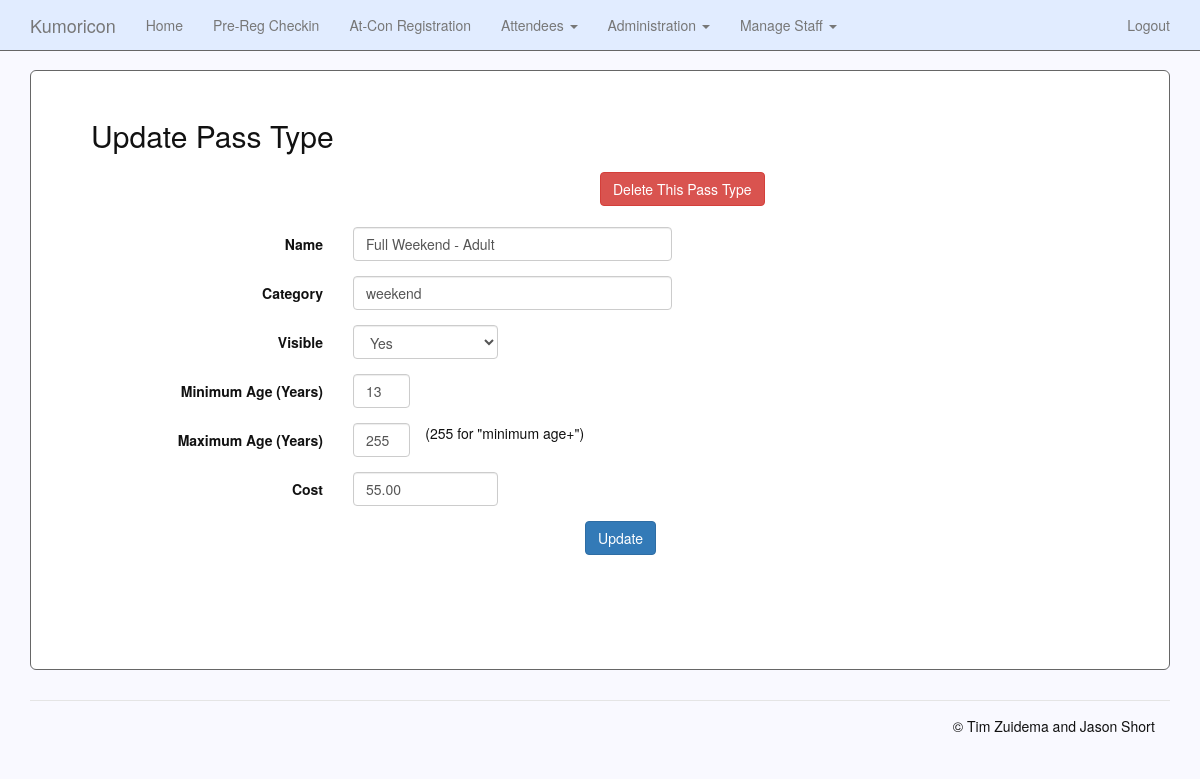
The app's page /site/admin/pass_type_update.php?id=1 (signed in) with its own data.
### tables this page shows
CREATE TABLE pass_types
(
    id                  INT UNSIGNED PRIMARY KEY NOT NULL AUTO_INCREMENT,
    name                VARCHAR(250) NOT NULL,
    category            CHAR(10) NOT NULL COMMENT 'weekend, friday, saturday, vip, etc (lower case)',
    visible             CHAR(1) COMMENT 'Y or N',
    min_age             TINYINT UNSIGNED NOT NULL COMMENT 'Minimum age in years',
    max_age             TINYINT UNSIGNED NOT NULL COMMENT 'Max age in years',
    cost                DECIMAL(7,2) NOT NULL
);

### site/includes/functions.php (called while the page is built, shortened)
<?php
$conn = getDBConnection();
function getDBConnection() {
	$db_hostname = "localhost";
	$db_name = "registration";
	$db_user = "kumo_rw";
	$db_password = "CHANGEME";
	try {
		$conn = new PDO('mysql:host=' . $db_hostname . ';dbname=' . $db_name, $db_user, $db_password);
		$conn->setAttribute(PDO::ATTR_ERRMODE, PDO::ERRMODE_EXCEPTION);
	} catch(PDOException $e) {
		echo 'ERROR: ' . $e->getMessage();
		die();
	}
	return $conn;
}
function getPassType($id) {
	global $conn;
	$stmt = $conn->prepare("SELECT * FROM pass_types WHERE id = :id LIMIT 1");
	$stmt->execute(array('id'=>$id));
	$stmt->setFetchMode(PDO::FETCH_CLASS, "PassType");
	return $stmt->fetch();
}

### site/admin/pass_type_update.php (the view, shortened to what this page needs)
<?php
require_once('../includes/functions.php');
if (isset($_GET['id'])) {
    $passType = getPassType($_GET['id']);
} elseif (isset($_POST["action"]) && $_POST["action"] == "delete") {
    passTypeDelete($_POST['id']);
    logMessage($_SESSION['username'], 150, "Deleted pass type " . $_POST['name']);
    redirect("/admin/pass_type_list.php");
} else {
    $passType = new PassType();
}
?>
<!DOCTYPE html>
<html lang="en">
<head>
    <link href="../assets/dist/css/bootstrap.min.css" rel="stylesheet">
    <link href="../assets/css/navbar-fixed-top.css" rel="stylesheet">
</head>
<body>
<?php require '../includes/template/navigationBar.php'; ?>
<div class="container">
    <div class="jumbotron">
        <h2>Update Pass Type</h2>
        <div class="col-sm-6 text-right">
        </div>
        <?php if ($passType->id != '') { ?>
        <form action="/admin/pass_type_update.php" method="post" class="form-horizontal">
            <input type="submit" class="btn btn-danger" value="Delete This Pass Type" />
        </form><br>
        <?php } ?>
        <div class="col-sm-10"> </div>
        <form action="/admin/pass_type_update.php" method="post" class="form-horizontal">
            <div class="form-group">
                <label for="Name" class="col-sm-3 control-label">Name</label>
                <div class="col-sm-4">
                    <input type="text" class="form-control" name="name" id="name"
                           placeholder="Name" maxlength="250" required="required"
                           value="<?php echo $passType->name; ?>">
                </div>
            </div>
            <div class="form-group">
                <label for="Category" class="col-sm-3 control-label">Category</label>
                <div class="col-sm-4">
                    <input type="text" class="form-control" name="category" id="category"
                           placeholder="Name" maxlength="10" required="required"
                           value="<?php echo $passType->category; ?>">
                </div>
            </div>
            <div class="form-group">
                <label for="visible" class="col-sm-3 control-label">Visible</label>
                <div class="col-sm-2">
                    <select name="visible" class="form-control">
                        <option value="Y" <?php if ($passType->visible == "Y") { echo " SELECTED"; } ?>>Yes</option>
                    </select>
                </div>
            </div>
            <div class="form-group">
                <label for="min_age" class="col-sm-3 control-label">Minimum Age (Years)</label>
                <div class="col-sm-1">
                    <input type="text" class="form-control" name="min_age" id="min_age"
                           placeholder="minimum age" maxlength="3" required="required"
                           value="<?php echo $passType->min_age; ?>">
                </div>
            </div>
            <div class="form-group">
                <label for="max_age" class="col-sm-3 control-label">Maximum Age (Years)</label>
                <div class="col-sm-1">
                    <input type="text" class="form-control" name="max_age" id="max_age"
                           placeholder="maximum age" maxlength="3" required="required"
                           value="<?php echo $passType->max_age; ?>">
                </div>
                (255 for "minimum age+")
            </div>
            <div class="form-group">
                <label for="cost" class="col-sm-3 control-label">Cost</label>
                <div class="col-sm-2">
                    <input type="text" class="form-control" name="cost" id="cost"
                           placeholder="0.00" maxlength="8" required="required"
                           min="0" max="99999"
                           value="<?php echo $passType->cost; ?>">
                </div>
            </div>
            <div class="form-group">
                <div class="col-sm-offset-2 col-sm-4">
                    <button name="create" type="submit" class="btn btn-primary col-sm-offset-12" value="Update">Update</button>
                </div>
            </div>
        </form>
    </div>
    <?php require '../includes/template/footer.php' ?>
</div>
</body>
</html>

### site/assets/css/navbar-fixed-top.css (style rules this page uses)
body { padding-top: 70px; background-color: #F9F9FF; color: #111; }
.jumbotron { color: #111; background-color: #FFFFFF; min-height: 600px; border: 1px solid #666; }
h2 { margin-top: 0px !important; margin-bottom: 20px !important; }

### records on screen
pass_types: name "Full Weekend - Adult", category "weekend", min_age "13", max_age "255", cost "55.00"
